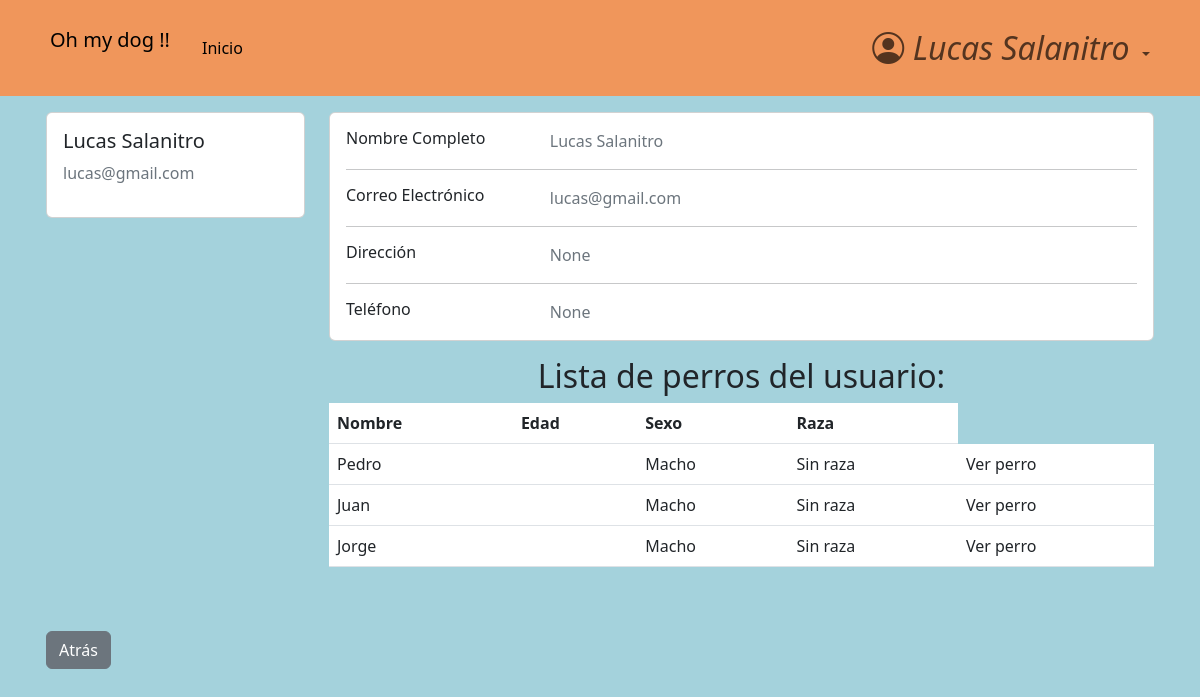
The page /accounts/profile/3 (signed in) on the database as committed earlier.
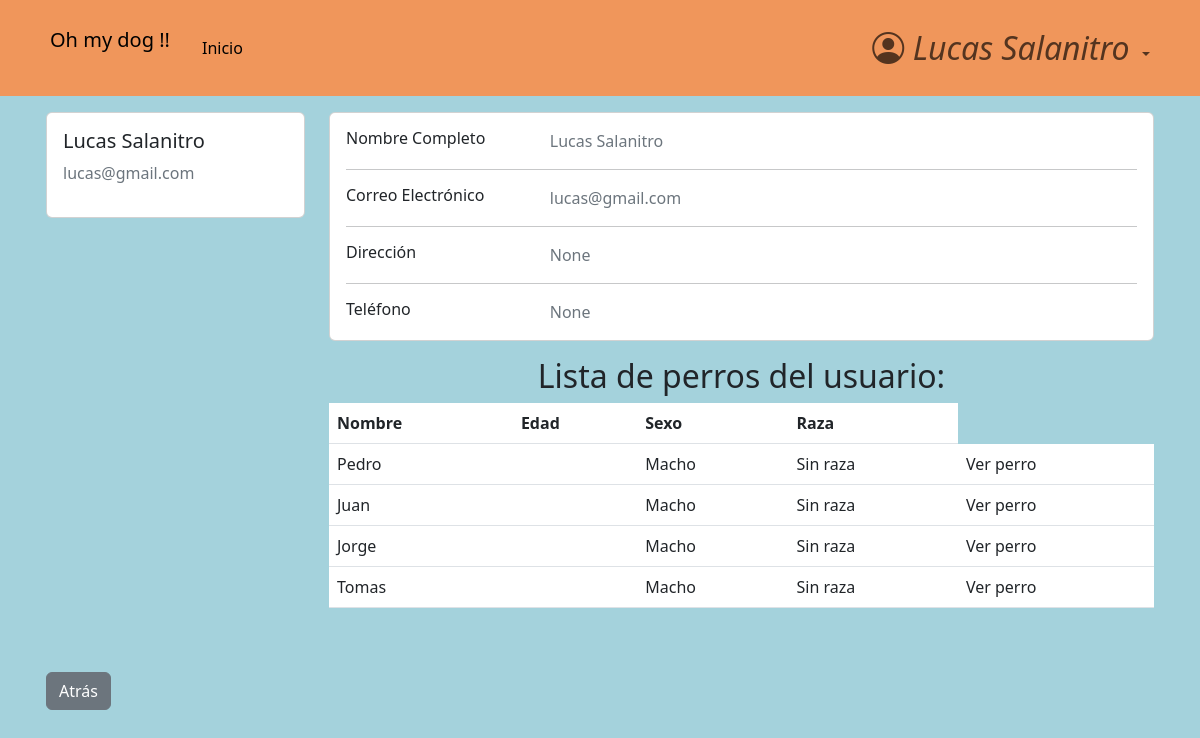
The same page on the database as committed later.
### dogs/models.py (models this page shows, shortened)
class Dog(models.Model):
    class Sex(models.TextChoices):
        macho = "Macho"
        hembra = "Hembra"
    class Breed(models.TextChoices):
        sin_raza = "Sin raza"
        coker = "Coker"
        pastor_aleman = "Pastor aleman"
        bulldog = "Bulldog"
        labrador = "Labrador"
        golden = "Golder"
        caniche = "Caniche"
        chihuahua = "Chihuahua"
        bulldog_frances = "Bulldog Frances"
        beagle = "Beagle"
        boxer = "Boxer"
        galgo = "Galgo"
        dalmata = "Dalmata"
        sharpei = "Shar pei"
    class Color(models.TextChoices):
        blanco = "Blanco"
        negro = "Negro"
        marron = "Marrón"
        blanco_y_negro = "Blanco y negro"
        otro = "Otro color"
    class Size(models.TextChoices):
        grande = "Grande"
        mediano = "Mediano"
        pequeño = "pequeño"
    def default_value():
        return '-'
    name = models.CharField(
        max_length=15
    )
    date_of_birth = models.DateField(
        null=True,
    )
    sex = models.CharField(
        max_length=10,
        choices=Sex.choices
    )
    breed = models.CharField(
        max_length=20,
        choices=Breed.choices
    )
    color = models.CharField(
        max_length=20,
        blank=True,
        choices=Color.choices,
        null=True,
    )
    size = models.CharField(
        max_length=10,
        null=True,
        blank=True,
    )
    description = models.TextField(
        max_length=100,
        blank=True,
        null=True,
    )
    hidden = models.BooleanField(default=False)
    owner = models.ForeignKey(
        CustomUser,
        blank=True,
        on_delete=models.CASCADE,
        null=True
    )

### accounts/views.py (the view)
# urls.py: path('profile/<pk>', views.profile_view, name= 'profile'),
@login_required
def profile_view(request, pk):
    if not request.user.is_authenticated:
        return redirect('login')
    user_owner = CustomUser.objects.get(pk=pk)
    dogs = user_owner.dog_set.all()
    context = {
        'client': user_owner,
        'vet': request.user,
        'dogs_shown': dogs.filter(hidden=False)
    }
    return render(request, 'profile.html', context)

### accounts/models.py (called while the page is built)
    def __str__(self):
        return self.name + ' ' + str(self.surname or '')

### accounts/templates/profile.html (shortened to what this page needs)
{% extends 'base.html' %}
{% block content %}
<main>
<div class="container card-izq " >
  <div class="row row-1" >
    <div class="col-md-3" >
      <div class="card">
        <div class="card-body">
          <h5>{{ client.name }} {{ client.surname }}</h5>
          <p class="text-secondary">{{ client.email }}</p>
        </div>
      </div>
    </div>
    <div class="col-md-9">
      <div class="card mb-3">
        <div class="card-body">
          <div class="row">
            <div class="col-sm-3">
              <h6 class="mb-0">Nombre Completo</h6>
            </div>
            <div class="col-sm-9 text-secondary">
              {{ client.name }} {{ client.surname }}
            </div>
          </div>
          <hr>
          <div class="row">
            <div class="col-sm-3">
              <h6 class="mb-0">Correo Electrónico</h6>
            </div>
            <div class="col-sm-9 text-secondary">
              {{ client.email }}
            </div>
          </div>
          <hr>
          <div class="row">
            <div class="col-sm-3">
              <h6 class="mb-0">Dirección</h6>
            </div>
            <div class="col-sm-9 text-secondary">
              {{ client.address }}
            </div>
          </div>
          <hr>
          <div class="row">
            <div class="col-sm-3">
              <h6 class="mb-0">Teléfono</h6>
            </div>
            <div class="col-sm-9 text-secondary">
              {{ client.telephone }}
            </div>
          </div>
        </div>
      </div>
        <h2 class="text-center">Lista de perros del usuario:</h2>
          {% if dogs_shown.count > 0 %}
                  <table class="table table-hover">
                      <thead>
                          <tr>
                              <th>Nombre</th>
                              <th>Edad</th>
                              <th>Sexo</th>
                              <th>Raza</th>
                          </tr>
                      </thead>
                      <tbody>
                          {% for dog in dogs_shown %}
                                <tr>
                                    <td>{{ dog.name }}</td>
                                    <td>{{ dog.age }}</td>
                                    <td>{{ dog.sex }}</td>
                                    <td>{{ dog.breed }}</td>
                                    <td>
                                      <a class="dropdown-item" href="{% url 'dog_profile' user_owner_id=client.id dog_id=dog.id %}">Ver perro</a>
                                    </td>
                                </tr>
                          {% endfor %}
                      </tbody>
                  </table>
            {% else %}
            <div>
              <a>El usuario no posee perros visibles</a>
            </div>
            {% endif %}
      </div>
    </div>
      <a href="{% url 'home' %}" class="btn btn-secondary">Atrás</a>
  </div>
</main>
{% endblock  %}

Rows that differ between the two databases and show on the page:
added Dog: name "Tomas", sex "Macho", breed "Sin raza"
